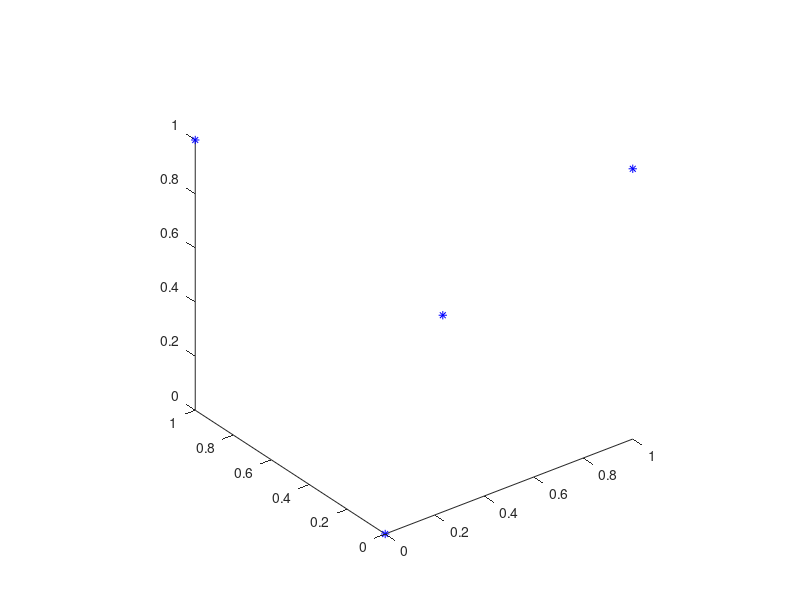

Source code (MATLAB): (Note: this script raises an error after producing the figure.)
clear
px=[0,0,1,1];
py=[0,1,0,1];
pz=[0,1,1,0];
plot3(px, py, pz, 'b*');

axis equal
syms t
hold on

cx(t)=(1-t) * px(1)+t * px(2);
cy(t)=(1-t) * py(1)+t * py(2);
cz(t)=(1-t) * pz(1)+t * pz(2);

fplot3(cx,cy,cz,[0 1]); 

dx(t)=(1-t) * px(3)+t * px(4);
dy(t)=(1-t) * py(3)+t * py(4);
dz(t)=(1-t) * pz(3)+t * pz(4);

fplot3(dx,dy,dz,[0 1]); 

syms u v

sx(u,v)=(1-v) * cx(u)+v * dx(u);
sy(u,v)=(1-v) * cy(u)+v * dy(u);
sz(u,v)=(1-v) * cz(u)+v * dz(u);
fsurf(sx,sy,sz,[0 1 0 1])

u0 = 0.5;
dxp(v)=sx(u0, v);
dyp(v)=sy(u0, v);
dzp(v)=sz(u0, v);

fplot3(dxp,dyp,dzp,[0 1],'r','LineWidth',2);